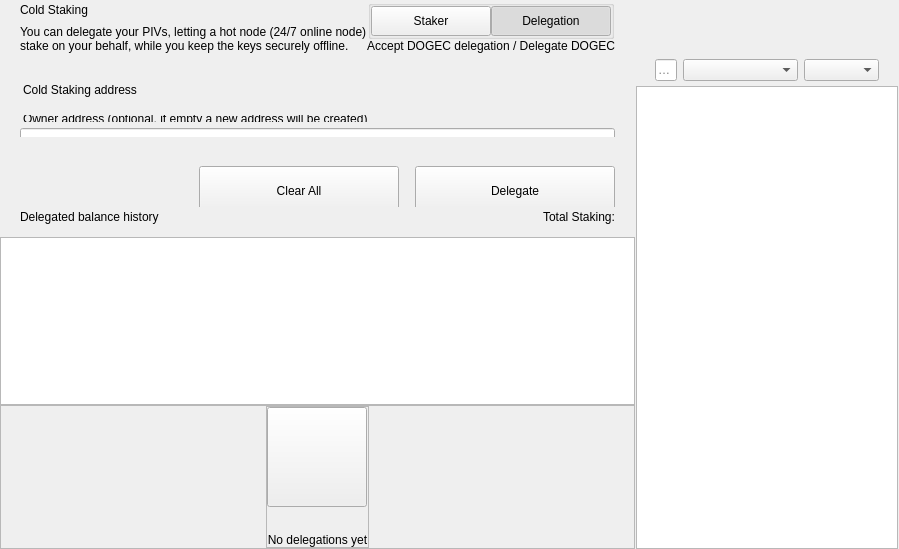
<?xml version="1.0" encoding="UTF-8"?>
<ui version="4.0">
 <class>ColdStakingWidget</class>
 <widget class="QWidget" name="ColdStakingWidget">
  <property name="geometry">
   <rect>
    <x>0</x>
    <y>0</y>
    <width>629</width>
    <height>549</height>
   </rect>
  </property>
  <property name="windowTitle">
   <string notr="true">N/A</string>
  </property>
  <layout class="QHBoxLayout" name="horizontalLayout_1" stretch="2,1">
   <property name="spacing">
    <number>0</number>
   </property>
   <property name="leftMargin">
    <number>0</number>
   </property>
   <property name="topMargin">
    <number>0</number>
   </property>
   <property name="rightMargin">
    <number>0</number>
   </property>
   <property name="bottomMargin">
    <number>0</number>
   </property>
   <item>
    <widget class="QWidget" name="left" native="true">
     <layout class="QVBoxLayout" name="verticalLayout_3">
      <property name="leftMargin">
       <number>0</number>
      </property>
      <property name="topMargin">
       <number>0</number>
      </property>
      <property name="rightMargin">
       <number>0</number>
      </property>
      <property name="bottomMargin">
       <number>0</number>
      </property>
      <item>
       <layout class="QVBoxLayout" name="verticalLayout_2">
        <property name="spacing">
         <number>0</number>
        </property>
        <item>
         <layout class="QVBoxLayout" name="verticalLayoutTop">
          <property name="spacing">
           <number>0</number>
          </property>
          <property name="leftMargin">
           <number>0</number>
          </property>
          <property name="rightMargin">
           <number>0</number>
          </property>
          <item>
           <widget class="QWidget" name="containerTitle" native="true">
            <property name="sizePolicy">
             <sizepolicy hsizetype="Preferred" vsizetype="Minimum">
              <horstretch>0</horstretch>
              <verstretch>0</verstretch>
             </sizepolicy>
            </property>
            <property name="maximumSize">
             <size>
              <width>16777215</width>
              <height>100</height>
             </size>
            </property>
            <layout class="QHBoxLayout" name="containerTitleLayout">
             <property name="spacing">
              <number>0</number>
             </property>
             <property name="leftMargin">
              <number>20</number>
             </property>
             <property name="topMargin">
              <number>0</number>
             </property>
             <property name="rightMargin">
              <number>20</number>
             </property>
             <property name="bottomMargin">
              <number>0</number>
             </property>
             <item>
              <layout class="QVBoxLayout" name="verticalLayout11">
               <property name="spacing">
                <number>5</number>
               </property>
               <item>
                <widget class="QLabel" name="labelTitle">
                 <property name="text">
                  <string>Cold Staking</string>
                 </property>
                </widget>
               </item>
               <item>
                <widget class="QLabel" name="labelSubtitle1">
                 <property name="maximumSize">
                  <size>
                   <width>16777215</width>
                   <height>16777215</height>
                  </size>
                 </property>
                 <property name="text">
                  <string>You can delegate your PIVs, letting a hot node (24/7 online node)
stake on your behalf, while you keep the keys securely offline.</string>
                 </property>
                </widget>
               </item>
              </layout>
             </item>
             <item>
              <spacer name="horizontalSpacer">
               <property name="orientation">
                <enum>Qt::Horizontal</enum>
               </property>
               <property name="sizeHint" stdset="0">
                <size>
                 <width>40</width>
                 <height>20</height>
                </size>
               </property>
              </spacer>
             </item>
             <item>
              <widget class="QWidget" name="containerViewPrivacyChecks" native="true">
               <layout class="QVBoxLayout" name="containerPrivacyChecks">
                <property name="spacing">
                 <number>0</number>
                </property>
                <property name="leftMargin">
                 <number>0</number>
                </property>
                <property name="topMargin">
                 <number>0</number>
                </property>
                <property name="rightMargin">
                 <number>0</number>
                </property>
                <property name="bottomMargin">
                 <number>0</number>
                </property>
                <item alignment="Qt::AlignHCenter|Qt::AlignVCenter">
                 <widget class="QGroupBox" name="groupBox">
                  <property name="title">
                   <string/>
                  </property>
                  <layout class="QHBoxLayout" name="horizontalLayout_2_1">
                   <property name="spacing">
                    <number>0</number>
                   </property>
                   <property name="leftMargin">
                    <number>0</number>
                   </property>
                   <property name="topMargin">
                    <number>0</number>
                   </property>
                   <property name="rightMargin">
                    <number>0</number>
                   </property>
                   <property name="bottomMargin">
                    <number>0</number>
                   </property>
                   <item>
                    <widget class="QPushButton" name="pushLeft">
                     <property name="minimumSize">
                      <size>
                       <width>120</width>
                       <height>30</height>
                      </size>
                     </property>
                     <property name="maximumSize">
                      <size>
                       <width>120</width>
                       <height>30</height>
                      </size>
                     </property>
                     <property name="focusPolicy">
                      <enum>Qt::NoFocus</enum>
                     </property>
                     <property name="text">
                      <string>Staker</string>
                     </property>
                     <property name="checkable">
                      <bool>true</bool>
                     </property>
                     <property name="autoExclusive">
                      <bool>true</bool>
                     </property>
                    </widget>
                   </item>
                   <item>
                    <widget class="QPushButton" name="pushRight">
                     <property name="minimumSize">
                      <size>
                       <width>120</width>
                       <height>30</height>
                      </size>
                     </property>
                     <property name="maximumSize">
                      <size>
                       <width>120</width>
                       <height>30</height>
                      </size>
                     </property>
                     <property name="focusPolicy">
                      <enum>Qt::NoFocus</enum>
                     </property>
                     <property name="text">
                      <string>Delegation</string>
                     </property>
                     <property name="checkable">
                      <bool>true</bool>
                     </property>
                     <property name="checked">
                      <bool>true</bool>
                     </property>
                     <property name="autoExclusive">
                      <bool>true</bool>
                     </property>
                    </widget>
                   </item>
                  </layout>
                 </widget>
                </item>
                <item alignment="Qt::AlignTop">
                 <widget class="QLabel" name="labelSubtitle2">
                  <property name="text">
                   <string>Accept DOGEC delegation / Delegate DOGEC</string>
                  </property>
                  <property name="alignment">
                   <set>Qt::AlignRight|Qt::AlignTrailing|Qt::AlignVCenter</set>
                  </property>
                 </widget>
                </item>
               </layout>
              </widget>
             </item>
            </layout>
           </widget>
          </item>
          <item>
           <spacer name="verticalSpacer_2">
            <property name="orientation">
             <enum>Qt::Vertical</enum>
            </property>
            <property name="sizeType">
             <enum>QSizePolicy::Fixed</enum>
            </property>
            <property name="sizeHint" stdset="0">
             <size>
              <width>20</width>
              <height>30</height>
             </size>
            </property>
           </spacer>
          </item>
          <item>
           <widget class="QWidget" name="containerSend" native="true">
            <property name="minimumSize">
             <size>
              <width>0</width>
              <height>50</height>
             </size>
            </property>
            <layout class="QVBoxLayout" name="containerSendRow">
             <property name="spacing">
              <number>6</number>
             </property>
             <property name="leftMargin">
              <number>0</number>
             </property>
             <property name="topMargin">
              <number>0</number>
             </property>
             <property name="rightMargin">
              <number>0</number>
             </property>
             <property name="bottomMargin">
              <number>0</number>
             </property>
             <item>
              <widget class="QLabel" name="labelEditTitle">
               <property name="maximumSize">
                <size>
                 <width>16777215</width>
                 <height>30</height>
                </size>
               </property>
               <property name="styleSheet">
                <string notr="true">padding-left:20px; padding-bottom:3px;</string>
               </property>
               <property name="text">
                <string>Cold Staking address</string>
               </property>
              </widget>
             </item>
             <item>
              <spacer name="verticalSpacer_6">
               <property name="orientation">
                <enum>Qt::Vertical</enum>
               </property>
               <property name="sizeType">
                <enum>QSizePolicy::Fixed</enum>
               </property>
               <property name="sizeHint" stdset="0">
                <size>
                 <width>20</width>
                 <height>9</height>
                </size>
               </property>
              </spacer>
             </item>
             <item>
              <widget class="QWidget" name="containerOwner" native="true">
               <layout class="QVBoxLayout" name="vContainerOwner">
                <property name="spacing">
                 <number>4</number>
                </property>
                <property name="leftMargin">
                 <number>20</number>
                </property>
                <property name="topMargin">
                 <number>0</number>
                </property>
                <property name="rightMargin">
                 <number>20</number>
                </property>
                <property name="bottomMargin">
                 <number>0</number>
                </property>
                <item>
                 <widget class="QLabel" name="labelSubtitleDescription">
                  <property name="maximumSize">
                   <size>
                    <width>16777215</width>
                    <height>20</height>
                   </size>
                  </property>
                  <property name="styleSheet">
                   <string notr="true">margin-bottom:2px;
                   margin-left:0.05px;
                   padding:0px;</string>
                  </property>
                  <property name="text">
                   <string>Owner address (optional, if empty a new address will be created)</string>
                  </property>
                 </widget>
                </item>
                <item>
                 <widget class="QLineEdit" name="lineEditOwnerAddress">
                  <property name="minimumSize">
                   <size>
                    <width>0</width>
                    <height>50</height>
                   </size>
                  </property>
                  <property name="maximumSize">
                   <size>
                    <width>16777215</width>
                    <height>50</height>
                   </size>
                  </property>
                  <property name="styleSheet">
                   <string notr="true"/>
                  </property>
                  <property name="placeholderText">
                   <string>Enter owner address</string>
                  </property>
                 </widget>
                </item>
               </layout>
              </widget>
             </item>
            </layout>
           </widget>
          </item>
         </layout>
        </item>
        <item>
         <spacer name="verticalSpacer_3">
          <property name="orientation">
           <enum>Qt::Vertical</enum>
          </property>
          <property name="sizeType">
           <enum>QSizePolicy::Minimum</enum>
          </property>
          <property name="sizeHint" stdset="0">
           <size>
            <width>20</width>
            <height>20</height>
           </size>
          </property>
         </spacer>
        </item>
        <item>
         <widget class="QWidget" name="containerBtn" native="true">
          <property name="minimumSize">
           <size>
            <width>0</width>
            <height>50</height>
           </size>
          </property>
          <layout class="QHBoxLayout" name="horizontalLayout">
           <property name="rightMargin">
            <number>20</number>
           </property>
           <item>
            <spacer name="horizontalSpacer_2">
             <property name="orientation">
              <enum>Qt::Horizontal</enum>
             </property>
             <property name="sizeHint" stdset="0">
              <size>
               <width>200</width>
               <height>20</height>
              </size>
             </property>
            </spacer>
           </item>
           <item>
            <layout class="QHBoxLayout" name="horizontalLayout_7">
             <item>
              <spacer name="horizontalSpacer_3">
               <property name="orientation">
                <enum>Qt::Horizontal</enum>
               </property>
               <property name="sizeType">
                <enum>QSizePolicy::Expanding</enum>
               </property>
               <property name="sizeHint" stdset="0">
                <size>
                 <width>40</width>
                 <height>20</height>
                </size>
               </property>
              </spacer>
             </item>
             <item>
              <widget class="QPushButton" name="pushButtonClear">
               <property name="minimumSize">
                <size>
                 <width>200</width>
                 <height>50</height>
                </size>
               </property>
               <property name="focusPolicy">
                <enum>Qt::NoFocus</enum>
               </property>
               <property name="text">
                <string>Clear All</string>
               </property>
              </widget>
             </item>
             <item>
              <spacer name="horizontalSpacer_4">
               <property name="orientation">
                <enum>Qt::Horizontal</enum>
               </property>
               <property name="sizeType">
                <enum>QSizePolicy::Fixed</enum>
               </property>
               <property name="sizeHint" stdset="0">
                <size>
                 <width>10</width>
                 <height>20</height>
                </size>
               </property>
              </spacer>
             </item>
             <item>
              <widget class="QPushButton" name="pushButtonSend">
               <property name="minimumSize">
                <size>
                 <width>200</width>
                 <height>50</height>
                </size>
               </property>
               <property name="maximumSize">
                <size>
                 <width>200</width>
                 <height>50</height>
                </size>
               </property>
               <property name="focusPolicy">
                <enum>Qt::NoFocus</enum>
               </property>
               <property name="text">
                <string>Delegate</string>
               </property>
              </widget>
             </item>
            </layout>
           </item>
          </layout>
         </widget>
        </item>
        <item>
         <widget class="QWidget" name="containerHistoryLabel" native="true">
          <layout class="QHBoxLayout" name="horizontalLayout_4">
           <property name="spacing">
            <number>0</number>
           </property>
           <property name="leftMargin">
            <number>20</number>
           </property>
           <property name="topMargin">
            <number>0</number>
           </property>
           <property name="rightMargin">
            <number>20</number>
           </property>
           <property name="bottomMargin">
            <number>0</number>
           </property>
           <item>
            <widget class="QWidget" name="verticalWidget" native="true">
             <property name="minimumSize">
              <size>
               <width>100</width>
               <height>0</height>
              </size>
             </property>
             <layout class="QVBoxLayout" name="verticalLayout_58">
              <property name="leftMargin">
               <number>0</number>
              </property>
              <property name="topMargin">
               <number>0</number>
              </property>
              <property name="rightMargin">
               <number>0</number>
              </property>
              <property name="bottomMargin">
               <number>0</number>
              </property>
              <item>
               <widget class="QLabel" name="labelListHistory">
                <property name="text">
                 <string>Delegated balance history</string>
                </property>
               </widget>
              </item>
             </layout>
            </widget>
           </item>
           <item>
            <spacer name="horizontalSpacer_5">
             <property name="orientation">
              <enum>Qt::Horizontal</enum>
             </property>
             <property name="sizeHint" stdset="0">
              <size>
               <width>40</width>
               <height>20</height>
              </size>
             </property>
            </spacer>
           </item>
           <item>
            <widget class="QLabel" name="labelStakingTotal">
             <property name="text">
              <string>Total Staking:</string>
             </property>
            </widget>
           </item>
          </layout>
         </widget>
        </item>
        <item>
         <layout class="QVBoxLayout" name="verticalLayout_64">
          <property name="spacing">
           <number>0</number>
          </property>
          <item>
           <spacer name="verticalSpacer_44">
            <property name="orientation">
             <enum>Qt::Vertical</enum>
            </property>
            <property name="sizeType">
             <enum>QSizePolicy::Fixed</enum>
            </property>
            <property name="sizeHint" stdset="0">
             <size>
              <width>20</width>
              <height>10</height>
             </size>
            </property>
           </spacer>
          </item>
          <item>
           <widget class="QListView" name="listView">
            <property name="enabled">
             <bool>true</bool>
            </property>
            <property name="mouseTracking">
             <bool>true</bool>
            </property>
           </widget>
          </item>
          <item>
           <widget class="QFrame" name="emptyContainer">
            <property name="minimumSize">
             <size>
              <width>0</width>
              <height>100</height>
             </size>
            </property>
            <property name="frameShape">
             <enum>QFrame::StyledPanel</enum>
            </property>
            <property name="frameShadow">
             <enum>QFrame::Raised</enum>
            </property>
            <layout class="QVBoxLayout" name="verticalLayout_71" stretch="1,8">
             <property name="spacing">
              <number>0</number>
             </property>
             <property name="leftMargin">
              <number>0</number>
             </property>
             <property name="topMargin">
              <number>0</number>
             </property>
             <property name="rightMargin">
              <number>0</number>
             </property>
             <property name="bottomMargin">
              <number>0</number>
             </property>
             <item>
              <spacer name="verticalSpacer">
               <property name="orientation">
                <enum>Qt::Vertical</enum>
               </property>
               <property name="sizeHint" stdset="0">
                <size>
                 <width>20</width>
                 <height>20</height>
                </size>
               </property>
              </spacer>
             </item>
             <item alignment="Qt::AlignHCenter|Qt::AlignVCenter">
              <widget class="QFrame" name="emptyScreen">
               <property name="sizePolicy">
                <sizepolicy hsizetype="Expanding" vsizetype="Expanding">
                 <horstretch>0</horstretch>
                 <verstretch>0</verstretch>
                </sizepolicy>
               </property>
               <property name="frameShape">
                <enum>QFrame::StyledPanel</enum>
               </property>
               <property name="frameShadow">
                <enum>QFrame::Raised</enum>
               </property>
               <layout class="QVBoxLayout" name="verticalLayout">
                <property name="spacing">
                 <number>30</number>
                </property>
                <property name="leftMargin">
                 <number>0</number>
                </property>
                <property name="topMargin">
                 <number>0</number>
                </property>
                <property name="rightMargin">
                 <number>0</number>
                </property>
                <property name="bottomMargin">
                 <number>0</number>
                </property>
                <item alignment="Qt::AlignHCenter|Qt::AlignVCenter">
                 <widget class="QPushButton" name="pushImgEmpty">
                  <property name="minimumSize">
                   <size>
                    <width>100</width>
                    <height>100</height>
                   </size>
                  </property>
                  <property name="maximumSize">
                   <size>
                    <width>100</width>
                    <height>100</height>
                   </size>
                  </property>
                  <property name="focusPolicy">
                   <enum>Qt::NoFocus</enum>
                  </property>
                  <property name="text">
                   <string/>
                  </property>
                  <property name="iconSize">
                   <size>
                    <width>100</width>
                    <height>100</height>
                   </size>
                  </property>
                 </widget>
                </item>
                <item alignment="Qt::AlignHCenter|Qt::AlignVCenter">
                 <widget class="QLabel" name="labelEmpty">
                  <property name="styleSheet">
                   <string notr="true"/>
                  </property>
                  <property name="text">
                   <string>No delegations yet</string>
                  </property>
                  <property name="alignment">
                   <set>Qt::AlignCenter</set>
                  </property>
                 </widget>
                </item>
               </layout>
              </widget>
             </item>
            </layout>
           </widget>
          </item>
         </layout>
        </item>
       </layout>
      </item>
     </layout>
    </widget>
   </item>
   <item>
    <widget class="QWidget" name="right" native="true">
     <layout class="QVBoxLayout" name="rightContainer">
      <property name="spacing">
       <number>0</number>
      </property>
      <property name="leftMargin">
       <number>1</number>
      </property>
      <property name="topMargin">
       <number>0</number>
      </property>
      <property name="rightMargin">
       <number>1</number>
      </property>
      <property name="bottomMargin">
       <number>0</number>
      </property>
      <item>
       <widget class="QWidget" name="containerRightButtons" native="true">
        <property name="minimumSize">
         <size>
          <width>0</width>
          <height>50</height>
         </size>
        </property>
        <layout class="QVBoxLayout" name="verticalLayout_4">
         <property name="leftMargin">
          <number>19</number>
         </property>
         <property name="topMargin">
          <number>0</number>
         </property>
         <property name="rightMargin">
          <number>19</number>
         </property>
         <property name="bottomMargin">
          <number>0</number>
         </property>
         <item>
          <widget class="OptionButton" name="btnCoinControl" native="true">
           <property name="minimumSize">
            <size>
             <width>0</width>
             <height>0</height>
            </size>
           </property>
          </widget>
         </item>
         <item>
          <widget class="OptionButton" name="btnColdStaking" native="true"/>
         </item>
         <item>
          <widget class="OptionButton" name="btnMyStakingAddresses" native="true">
           <property name="sizePolicy">
            <sizepolicy hsizetype="Preferred" vsizetype="Minimum">
             <horstretch>0</horstretch>
             <verstretch>0</verstretch>
            </sizepolicy>
           </property>
          </widget>
         </item>
        </layout>
       </widget>
      </item>
      <item>
       <widget class="QWidget" name="sortWidget" native="true">
        <layout class="QHBoxLayout" name="horizontalLayout_6">
         <property name="leftMargin">
          <number>19</number>
         </property>
         <property name="rightMargin">
          <number>19</number>
         </property>
         <property name="bottomMargin">
          <number>5</number>
         </property>
           <item>
            <widget class="QLineEdit" name="lineEditFilter">
             <property name="sizePolicy">
              <sizepolicy hsizetype="Expanding" vsizetype="Fixed">
               <horstretch>0</horstretch>
               <verstretch>0</verstretch>
              </sizepolicy>
             </property>
             <property name="minimumSize">
              <size>
               <width>0</width>
               <height>0</height>
              </size>
             </property>
             <property name="contextMenuPolicy">
              <enum>Qt::DefaultContextMenu</enum>
             </property>
             <property name="acceptDrops">
              <bool>false</bool>
             </property>
             <property name="maxLength">
              <number>40</number>
             </property>
             <property name="placeholderText">
              <string>Filter</string>
             </property>
            </widget>
           </item>
         <item>
          <spacer name="horizontalSpacer_6">
           <property name="orientation">
            <enum>Qt::Horizontal</enum>
           </property>
           <property name="sizeType">
              <enum>QSizePolicy::Preferred</enum>
           </property>
           <property name="sizeHint" stdset="0">
            <size>
             <width>20</width>
             <height>20</height>
            </size>
           </property>
          </spacer>
         </item>
         <item>
          <widget class="QComboBox" name="comboBoxSort">
           <property name="sizePolicy">
            <sizepolicy hsizetype="Preferred" vsizetype="Fixed">
             <horstretch>0</horstretch>
             <verstretch>0</verstretch>
            </sizepolicy>
           </property>
           <property name="minimumSize">
            <size>
             <width>115</width>
             <height>0</height>
            </size>
           </property>
          </widget>
         </item>
         <item>
          <widget class="QComboBox" name="comboBoxSortOrder">
           <property name="sizePolicy">
            <sizepolicy hsizetype="Preferred" vsizetype="Fixed">
             <horstretch>0</horstretch>
             <verstretch>0</verstretch>
            </sizepolicy>
           </property>
           <property name="minimumSize">
            <size>
             <width>75</width>
             <height>0</height>
            </size>
           </property>
          </widget>
         </item>
        </layout>
       <zorder>comboBoxSort</zorder>
       <zorder>comboBoxSortOrder</zorder>
       <zorder>lineEditFilter</zorder>
       </widget>
      </item>
      <item>
       <widget class="QListView" name="listViewStakingAddress">
        <property name="enabled">
         <bool>true</bool>
        </property>
        <property name="mouseTracking">
         <bool>true</bool>
        </property>
       </widget>
      </item>
     </layout>
    </widget>
   </item>
  </layout>
 </widget>
 <customwidgets>
  <customwidget>
   <class>OptionButton</class>
   <extends>QWidget</extends>
   <header>qt/dogecash/optionbutton.h</header>
   <container>1</container>
  </customwidget>
 </customwidgets>
 <resources/>
 <connections/>
</ui>
